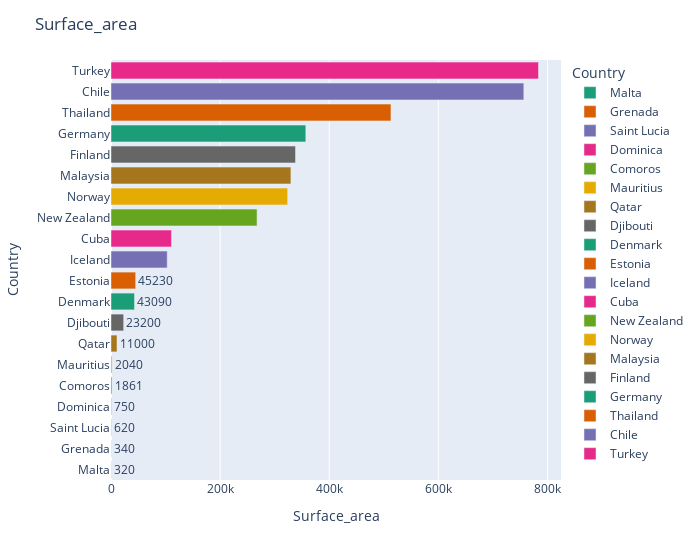

The notebook cell saved with this chart:
### Code cell
plot_hbar_wm(_,'Surface_area')

### Figure 1 — Plotly figure (JSON) as saved in the notebook; plotly's stock layout.template omitted (floating-point values rounded to 4 significant figures)
{"data": [{"alignmentgroup": "True", "hovertemplate": "Country=%{y}<br>Surface_area=%{text}<extra></extra>", "legendgroup": "Malta", "marker": {"color": "rgb(27,158,119)"}, "name": "Malta", "offsetgroup": "Malta", "orientation": "h", "showlegend": true, "text": [320], "textposition": "auto", "type": "bar", "x": [320], "xaxis": "x", "y": ["Malta"], "yaxis": "y"}, {"alignmentgroup": "True", "hovertemplate": "Country=%{y}<br>Surface_area=%{text}<extra></extra>", "legendgroup": "Grenada", "marker": {"color": "rgb(217,95,2)"}, "name": "Grenada", "offsetgroup": "Grenada", "orientation": "h", "showlegend": true, "text": [340], "textposition": "auto", "type": "bar", "x": [340], "xaxis": "x", "y": ["Grenada"], "yaxis": "y"}, {"alignmentgroup": "True", "hovertemplate": "Country=%{y}<br>Surface_area=%{text}<extra></extra>", "legendgroup": "Saint Lucia", "marker": {"color": "rgb(117,112,179)"}, "name": "Saint Lucia", "offsetgroup": "Saint Lucia", "orientation": "h", "showlegend": true, "text": [620], "textposition": "auto", "type": "bar", "x": [620], "xaxis": "x", "y": ["Saint Lucia"], "yaxis": "y"}, {"alignmentgroup": "True", "hovertemplate": "Country=%{y}<br>Surface_area=%{text}<extra></extra>", "legendgroup": "Dominica", "marker": {"color": "rgb(231,41,138)"}, "name": "Dominica", "offsetgroup": "Dominica", "orientation": "h", "showlegend": true, "text": [750], "textposition": "auto", "type": "bar", "x": [750], "xaxis": "x", "y": ["Dominica"], "yaxis": "y"}, {"alignmentgroup": "True", "hovertemplate": "Country=%{y}<br>Surface_area=%{text}<extra></extra>", "legendgroup": "Comoros", "marker": {"color": "rgb(102,166,30)"}, "name": "Comoros", "offsetgroup": "Comoros", "orientation": "h", "showlegend": true, "text": [1861], "textposition": "auto", "type": "bar", "x": [1861], "xaxis": "x", "y": ["Comoros"], "yaxis": "y"}, {"alignmentgroup": "True", "hovertemplate": "Country=%{y}<br>Surface_area=%{text}<extra></extra>", "legendgroup": "Mauritius", "marker": {"color": "rgb(230,171,2)"}, "name": "Mauritius", "offsetgroup": "Mauritius", "orientation": "h", "showlegend": true, "text": [2040], "textposition": "auto", "type": "bar", "x": [2040], "xaxis": "x", "y": ["Mauritius"], "yaxis": "y"}, {"alignmentgroup": "True", "hovertemplate": "Country=%{y}<br>Surface_area=%{text}<extra></extra>", "legendgroup": "Qatar", "marker": {"color": "rgb(166,118,29)"}, "name": "Qatar", "offsetgroup": "Qatar", "orientation": "h", "showlegend": true, "text": [11000], "textposition": "auto", "type": "bar", "x": [11000], "xaxis": "x", "y": ["Qatar"], "yaxis": "y"}, {"alignmentgroup": "True", "hovertemplate": "Country=%{y}<br>Surface_area=%{text}<extra></extra>", "legendgroup": "Djibouti", "marker": {"color": "rgb(102,102,102)"}, "name": "Djibouti", "offsetgroup": "Djibouti", "orientation": "h", "showlegend": true, "text": [23200], "textposition": "auto", "type": "bar", "x": [23200], "xaxis": "x", "y": ["Djibouti"], "yaxis": "y"}, {"alignmentgroup": "True", "hovertemplate": "Country=%{y}<br>Surface_area=%{text}<extra></extra>", "legendgroup": "Denmark", "marker": {"color": "rgb(27,158,119)"}, "name": "Denmark", "offsetgroup": "Denmark", "orientation": "h", "showlegend": true, "text": [43090], "textposition": "auto", "type": "bar", "x": [43090], "xaxis": "x", "y": ["Denmark"], "yaxis": "y"}, {"alignmentgroup": "True", "hovertemplate": "Country=%{y}<br>Surface_area=%{text}<extra></extra>", "legendgroup": "Estonia", "marker": {"color": "rgb(217,95,2)"}, "name": "Estonia", "offsetgroup": "Estonia", "orientation": "h", "showlegend": true, "text": [45230], "textposition": "auto", "type": "bar", "x": [45230], "xaxis": "x", "y": ["Estonia"], "yaxis": "y"}, {"alignmentgroup": "True", "hovertemplate": "Country=%{y}<br>Surface_area=%{text}<extra></extra>", "legendgroup": "Iceland", "marker": {"color": "rgb(117,112,179)"}, "name": "Iceland", "offsetgroup": "Iceland", "orientation": "h", "showlegend": true, "text": [103000], "textposition": "auto", "type": "bar", "x": [103000], "xaxis": "x", "y": ["Iceland"], "yaxis": "y"}, {"alignmentgroup": "True", "hovertemplate": "Country=%{y}<br>Surface_area=%{text}<extra></extra>", "legendgroup": "Cuba", "marker": {"color": "rgb(231,41,138)"}, "name": "Cuba", "offsetgroup": "Cuba", "orientation": "h", "showlegend": true, "text": [110860], "textposition": "auto", "type": "bar", "x": [110860], "xaxis": "x", "y": ["Cuba"], "yaxis": "y"}, {"alignmentgroup": "True", "hovertemplate": "Country=%{y}<br>Surface_area=%{text}<extra></extra>", "legendgroup": "New Zealand", "marker": {"color": "rgb(102,166,30)"}, "name": "New Zealand", "offsetgroup": "New Zealand", "orientation": "h", "showlegend": true, "text": [267710], "textposition": "auto", "type": "bar", "x": [267710], "xaxis": "x", "y": ["New Zealand"], "yaxis": "y"}, {"alignmentgroup": "True", "hovertemplate": "Country=%{y}<br>Surface_area=%{text}<extra></extra>", "legendgroup": "Norway", "marker": {"color": "rgb(230,171,2)"}, "name": "Norway", "offsetgroup": "Norway", "orientation": "h", "showlegend": true, "text": [323800], "textposition": "auto", "type": "bar", "x": [323800], "xaxis": "x", "y": ["Norway"], "yaxis": "y"}, {"alignmentgroup": "True", "hovertemplate": "Country=%{y}<br>Surface_area=%{text}<extra></extra>", "legendgroup": "Malaysia", "marker": {"color": "rgb(166,118,29)"}, "name": "Malaysia", "offsetgroup": "Malaysia", "orientation": "h", "showlegend": true, "text": [329740], "textposition": "auto", "type": "bar", "x": [329740], "xaxis": "x", "y": ["Malaysia"], "yaxis": "y"}, {"alignmentgroup": "True", "hovertemplate": "Country=%{y}<br>Surface_area=%{text}<extra></extra>", "legendgroup": "Finland", "marker": {"color": "rgb(102,102,102)"}, "name": "Finland", "offsetgroup": "Finland", "orientation": "h", "showlegend": true, "text": [338150], "textposition": "auto", "type": "bar", "x": [338150], "xaxis": "x", "y": ["Finland"], "yaxis": "y"}, {"alignmentgroup": "True", "hovertemplate": "Country=%{y}<br>Surface_area=%{text}<extra></extra>", "legendgroup": "Germany", "marker": {"color": "rgb(27,158,119)"}, "name": "Germany", "offsetgroup": "Germany", "orientation": "h", "showlegend": true, "text": [357050], "textposition": "auto", "type": "bar", "x": [357050], "xaxis": "x", "y": ["Germany"], "yaxis": "y"}, {"alignmentgroup": "True", "hovertemplate": "Country=%{y}<br>Surface_area=%{text}<extra></extra>", "legendgroup": "Thailand", "marker": {"color": "rgb(217,95,2)"}, "name": "Thailand", "offsetgroup": "Thailand", "orientation": "h", "showlegend": true, "text": [513120], "textposition": "auto", "type": "bar", "x": [513120], "xaxis": "x", "y": ["Thailand"], "yaxis": "y"}, {"alignmentgroup": "True", "hovertemplate": "Country=%{y}<br>Surface_area=%{text}<extra></extra>", "legendgroup": "Chile", "marker": {"color": "rgb(117,112,179)"}, "name": "Chile", "offsetgroup": "Chile", "orientation": "h", "showlegend": true, "text": [756630], "textposition": "auto", "type": "bar", "x": [756630], "xaxis": "x", "y": ["Chile"], "yaxis": "y"}, {"alignmentgroup": "True", "hovertemplate": "Country=%{y}<br>Surface_area=%{text}<extra></extra>", "legendgroup": "Turkey", "marker": {"color": "rgb(231,41,138)"}, "name": "Turkey", "offsetgroup": "Turkey", "orientation": "h", "showlegend": true, "text": [783560], "textposition": "auto", "type": "bar", "x": [783560], "xaxis": "x", "y": ["Turkey"], "yaxis": "y"}], "layout": {"barmode": "relative", "legend": {"title": {"text": "Country"}, "tracegroupgap": 0}, "margin": {"t": 60}, "title": {"text": "Surface_area"}, "uniformtext": {"minsize": 8, "mode": "hide"}, "width": 700, "xaxis": {"anchor": "y", "domain": [0, 1], "title": {"text": "Surface_area"}}, "yaxis": {"anchor": "x", "categoryarray": ["Turkey", "Chile", "Thailand", "Germany", "Finland", "Malaysia", "Norway", "New Zealand", "Cuba", "Iceland", "Estonia", "Denmark", "Djibouti", "Qatar", "Mauritius", "Comoros", "Dominica", "Saint Lucia", "Grenada", "Malta"], "categoryorder": "total ascending", "domain": [0, 1], "title": {"text": "Country"}}}}
